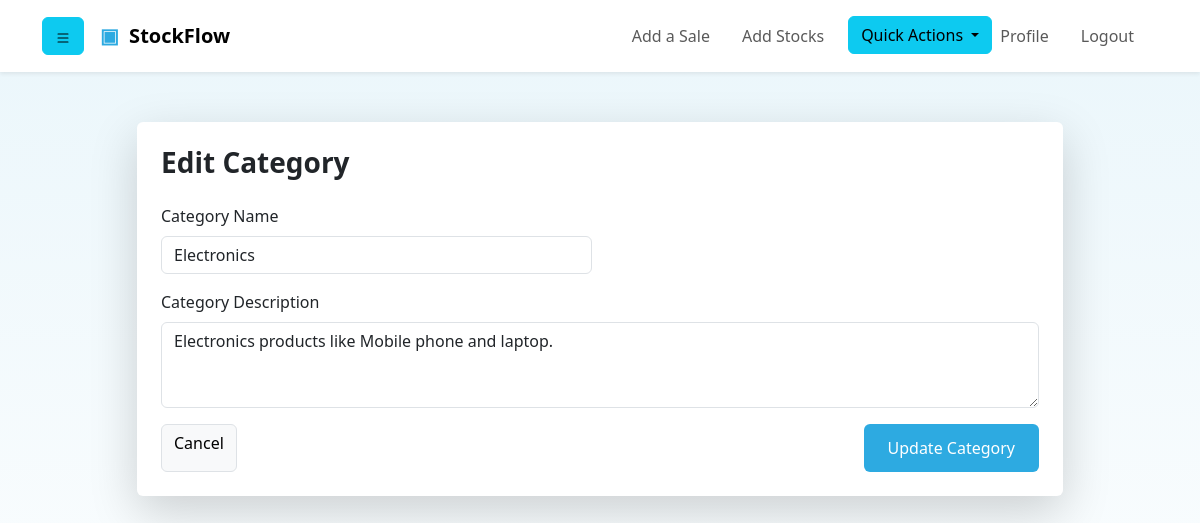
The page /category/21/edit/ (signed in) on the database its author committed.
### main/models.py (models this page shows, shortened)
class Category(models.Model):
    category_name = models.CharField("Enter product category.", max_length=50, unique=True)
    description = models.CharField("Enter category description.", max_length=300, null=True, blank=True)
    created_at = models.DateTimeField(auto_now_add=True)
    updated_at = models.DateTimeField(auto_now=True)
    class Meta:
        ordering = ['category_name']

### main/views.py (the view)
# urls.py: path('category/<int:pk>/edit/', views.CategoryUpdateView.as_view(), name='category_update'),
class CategoryUpdateView(LoginRequiredMixin, AuditMixin, UpdateView):
    model = Category
    form_class = CategoryForm
    template_name = 'main/category_form.html'
    success_url = reverse_lazy('category_list')
    audit_action = 'U'

### main/forms.py
class CategoryForm(forms.ModelForm):
    class Meta:
        model = Category
        fields = '__all__'
        widgets = {
            'category_name': forms.TextInput(attrs={
                'class': 'form-control'
            }),
            'description': forms.Textarea(attrs={
                'class': 'form-control',
                'rows': 3
            })
        }

### templates/main/category_form.html (shortened to what this page needs)
{% extends 'base.html' %}
{% block content %}
<div class="container">
    <div class="row justify-content-center">
        <div class="col-lg-10">
            <div class="card shadow-lg border-0">
                <div class="card-body p-4">
                    <h3 class="fw-bold mb-4">
                        {% if form.instance.pk %}
                            Edit Category
                        {% else %}
                            Add Category
                        {% endif %}
                    </h3>
                    <form method="post" class="row g-3" novalidate>
                        <div class="col-md-6">
                            <label for="id_category_name" class="form-label">Category Name</label>
                            {{ form.category_name }}
                        </div>
                        <div class="col-12">
                            <label for="id_description" class="form-label">Category Description</label>
                            {{ form.description }}
                        </div>
                        <div class="col-12 d-flex justify-content-between mt-3">
                            <a href="{% url 'category_list' %}" class="btn btn-light border">
                                Cancel
                            </a>
                            <button type="submit" class="btn btn-primary px-4">
                                {% if form.instance.pk %}
                                    Update Category
                                {% else %}
                                    Save Category
                                {% endif %}
                            </button>
                        </div>
                    </form>
                </div>
            </div>
        </div>
    </div>
</div>
{% endblock %}

### static/css/style.css (style rules this page uses)
html, body { min-height: 100%; }
body { background: linear-gradient(#eaf6fb, #ffffff); font-family: system-ui; margin: 0; padding: 0; }
.btn-primary { background: #2daae1; border: none; padding: 12px 24px; }

### rows shown on the page
Category: category_name "Electronics", description "Electronics products like Mobile phone and laptop."
